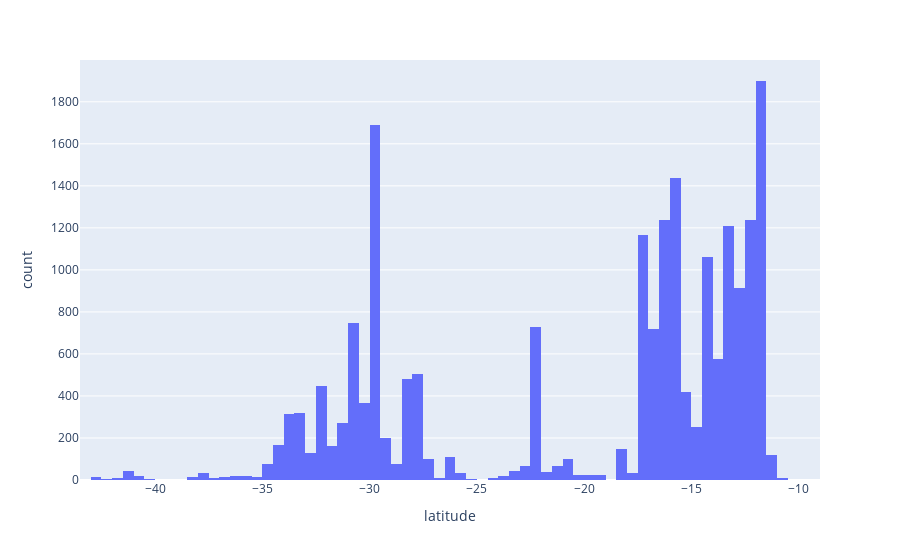

Here is the notebook cell this chart was saved with:
### Code cell
fig = px.histogram(df1, x="latitude")
fig.show()

### Figure 1 — Plotly figure (JSON) as saved in the notebook; plotly's stock layout.template omitted (floating-point values rounded to 4 significant figures; data arrays with more than 128 entries replaced by an {"elided": "..."} marker saying what was removed)
{"data": [{"alignmentgroup": "True", "bingroup": "x", "hoverlabel": {"namelength": 0}, "hovertemplate": "latitude=%{x}<br>count=%{y}", "legendgroup": "", "marker": {"color": "#636efa"}, "name": "", "offsetgroup": "", "orientation": "v", "showlegend": false, "type": "histogram", "x": {"elided": "20000 float values"}, "xaxis": "x", "yaxis": "y"}], "layout": {"barmode": "relative", "legend": {"tracegroupgap": 0}, "margin": {"t": 60}, "xaxis": {"anchor": "y", "domain": [0, 1], "title": {"text": "latitude"}}, "yaxis": {"anchor": "x", "domain": [0, 1], "title": {"text": "count"}}}}
